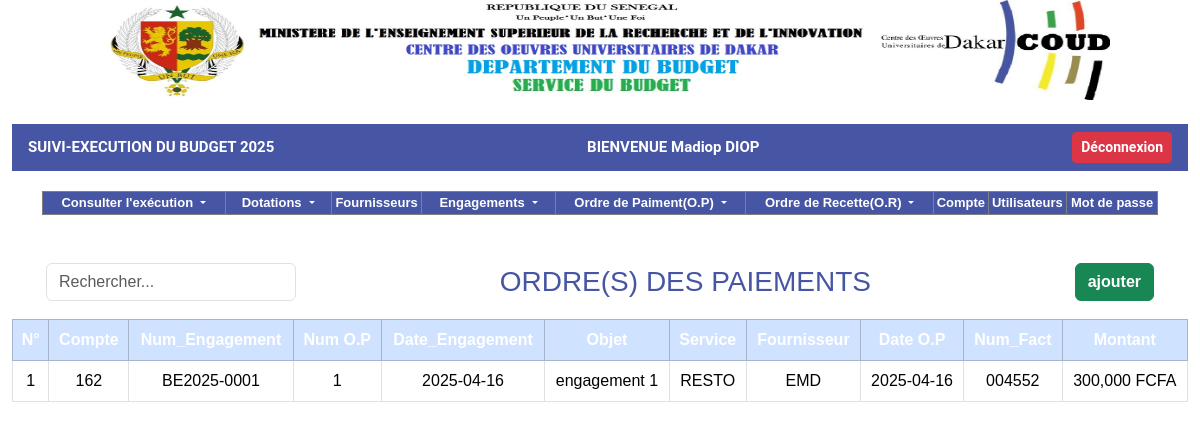
/profiles/paiement/liste_op.php (signed in), run on the app's committed database.
### tables this page shows
CREATE TABLE `operations` (
  `idOp` int(11) NOT NULL,
  `typeOp` varchar(50) NOT NULL,
  `dateOp` date DEFAULT NULL,
  `numFact` varchar(100) DEFAULT NULL,
  `dateSys` datetime DEFAULT current_timestamp(),
  `idEng` int(11) DEFAULT NULL
);

CREATE TABLE `compte` (
  `idCompte` int(11) NOT NULL,
  `numCompte` varchar(100) DEFAULT NULL,
  `code` varchar(50) DEFAULT NULL,
  `dateSys` datetime DEFAULT current_timestamp(),
  `libelle` varchar(255) DEFAULT NULL,
  `idCp` int(11) DEFAULT NULL
);

CREATE TABLE `dotations` (
  `idDot` int(11) NOT NULL,
  `date` date DEFAULT NULL,
  `volume` decimal(13,2) DEFAULT NULL,
  `dateSys` datetime DEFAULT current_timestamp(),
  `type` varchar(50) DEFAULT NULL,
  `an` year(4) DEFAULT NULL,
  `idUser` int(11) DEFAULT NULL,
  `idCompte` int(11) DEFAULT NULL
);

CREATE TABLE `engagements` (
  `idEng` int(11) NOT NULL,
  `dateEng` date DEFAULT NULL,
  `service` varchar(100) DEFAULT NULL,
  `libelle` varchar(255) DEFAULT NULL,
  `bc` varchar(100) DEFAULT NULL,
  `montant` decimal(13,2) DEFAULT NULL,
  `dateSys` datetime DEFAULT current_timestamp(),
  `idFourn` int(11) DEFAULT NULL,
  `idCompte` int(11) DEFAULT NULL
);

CREATE TABLE `fournisseur` (
  `idFourn` int(11) NOT NULL,
  `numFourn` varchar(50) DEFAULT NULL,
  `adresse` varchar(100) DEFAULT NULL,
  `nom` varchar(100) DEFAULT NULL,
  `nature` varchar(100) DEFAULT NULL,
  `dateSys` datetime DEFAULT current_timestamp(),
  `contact` varchar(100) DEFAULT NULL
);

### includes/fonctions.php (called while the page is built, shortened)
<?php
function connexionBD(){
    $connexion = mysqli_connect('localhost','root','', 'budget_db') or die ('Serveur inaccessible. Merci de reessayer plus tard.');
    return $connexion;
}
$connexion = connexionBD();
function getOperationsByType($typeOp) {
    global $connexion;
    $query = "
        SELECT
            o.idOp,
            o.dateOp,
            o.numFact,
            e.montant,
            e.idEng,
            d.an,
            e.dateEng,
            e.libelle,
            e.service,
            f.numFourn,
            c.numCompte
        FROM operations o
        INNER JOIN engagements e ON o.idEng = e.idEng
        INNER JOIN compte c ON e.idCompte = c.idCompte
        INNER JOIN dotations d ON d.idCompte = c.idCompte
        INNER JOIN fournisseur f ON e.idFourn = f.idFourn
        WHERE o.typeOp = ?
        ORDER BY o.idOp DESC
    ";
    $stmt = $connexion->prepare($query);
    $stmt->bind_param("s", $typeOp);
    $stmt->execute();
    $result = $stmt->get_result();
    return $result->fetch_all(MYSQLI_ASSOC);
}
?>

### profiles/paiement/liste_op.php (the view, shortened to what this page needs)
<?php include '../../includes/fonctions.php';
$typeOp = "paiement";
?>
<?php include '../../includes/header.php';?>
<main>
    <div class='container'>
        <?php include '../../shared/menu.php';?>
    </div>
    <div class="d-flex container justify-content-between align-items-center py-2 px-3"
        style="color: #4655a4; font-size: 13px; font-weight: 400;">
        <input type="text" id="searchInput" class="form-control w-25" placeholder="Rechercher..."
            style="max-width: 250px;" onkeyup="filterTable()">
        <h3 class="mb-0 text-center"> ORDRE(S) DES PAIEMENTS</h3>
        <a href="add_paie1.php" class="btn btn-success"><strong>ajouter</strong></a>
    </div>
    <div class='container-fluid' style="margin-bottom: 20px;">
        <table class="table table-bordered table-hover text-center" style="margin-top: 10px;">
            <thead style="color: white !important;">
                <tr class="table-primary">
                    <th>N°</th>
                    <th>Compte</th>
                    <th>Num_Engagement</th>
                    <th>Num O.P</th>
                    <th>Date_Engagement</th>
                    <th>Objet</th>
                    <th>Service</th>
                    <th>Fournisseur</th>
                    <th>Date O.P</th>
                    <th>Num_Fact</th>
                    <th>Montant</th>
                </tr>
            </thead>
            <tbody id="tableBody">
                <?php
                    $n=1;
                    $ops = getOperationsByType($typeOp);
                    if (!empty($ops)):
                        foreach ($ops as $op):
                    ?>
                <tr>
                    <td><?= $n++ ?></td>
                    <td><?= $op['numCompte'] ?></td>
                    <td>BE<?= $op['an'] ?>-<?= str_pad($op['idEng'], 4, '0', STR_PAD_LEFT) ?></td>
                    <td><?= $op['idOp'] ?></td>
                    <td><?= $op['dateEng'] ?></td>
                    <td><?= $op['libelle'] ?></td>
                    <td><?= $op['service'] ?></td>
                    <td><?= $op['numFourn'] ?></td>
                    <td><?= $op['dateOp'] ?></td>
                    <td><?= $op['numFact'] ?></td>
                    <td><?= number_format($op['montant'], 0, ',', ',') ?> FCFA</td>
                </tr>
                <?php
                    endforeach;
                    else:
                    ?>
                <tr>
                    <td colspan="11" style="color: red;">Aucun résultat trouvé</td>
                </tr>
                <?php endif; ?>
            </tbody>
        </table>
    </div>
        <?php include '../../includes/footer.php';?>

### assets/css.css (style rules this page uses)
html, body { height: 100%; margin: 0; }

### includes/header.php (style rules this page uses)
html, body { height: 100%; margin: 0; display: flex; flex-direction: column; }
main { flex: 1; font-family: sans-serif; }
thead tr th { color: white !important; }

### data on the page
operations: compte.numCompte "162", dotations.an "2025", idEng.idEng "0001", idOp "1", idEng.dateEng "2025-04-16", idEng.libelle "engagement 1", idEng.service "RESTO", fournisseur.numFourn "EMD", dateOp "2025-04-16", numFact "004552", idEng.montant "300,000"

### other printed values
$_SESSION['an'] "2025"
$_SESSION['user'] "Madiop DIOP"
